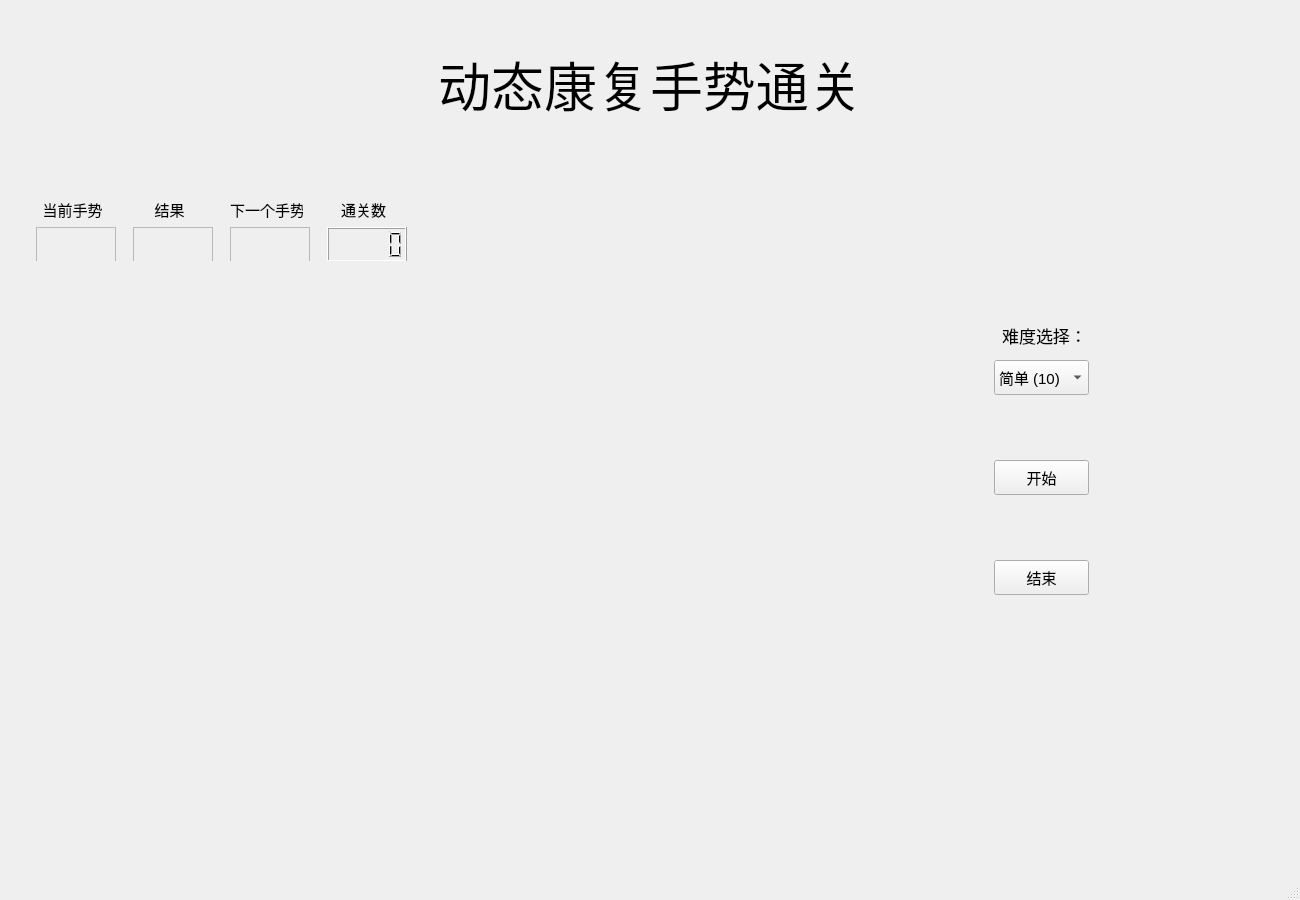
<?xml version="1.0" encoding="UTF-8"?>
<ui version="4.0">
 <class>MainWindow</class>
 <widget class="QMainWindow" name="MainWindow">
  <property name="geometry">
   <rect>
    <x>0</x>
    <y>0</y>
    <width>1300</width>
    <height>900</height>
   </rect>
  </property>
  <property name="windowTitle">
   <string>MainWindow</string>
  </property>
  <widget class="QWidget" name="centralwidget">
   <layout class="QVBoxLayout" name="verticalLayout_9">
    <item>
     <widget class="QWidget" name="widget_Title" native="true">
      <property name="minimumSize">
       <size>
        <width>0</width>
        <height>0</height>
       </size>
      </property>
      <property name="maximumSize">
       <size>
        <width>16777215</width>
        <height>150</height>
       </size>
      </property>
      <layout class="QHBoxLayout" name="horizontalLayout_5">
       <item>
        <spacer name="horizontalSpacer">
         <property name="orientation">
          <enum>Qt::Horizontal</enum>
         </property>
         <property name="sizeHint" stdset="0">
          <size>
           <width>436</width>
           <height>20</height>
          </size>
         </property>
        </spacer>
       </item>
       <item>
        <widget class="QLabel" name="label_Title">
         <property name="font">
          <font>
           <pointsize>40</pointsize>
           <weight>50</weight>
           <bold>false</bold>
          </font>
         </property>
         <property name="text">
          <string>动态康复手势通关</string>
         </property>
         <property name="alignment">
          <set>Qt::AlignCenter</set>
         </property>
        </widget>
       </item>
       <item>
        <spacer name="horizontalSpacer_2">
         <property name="orientation">
          <enum>Qt::Horizontal</enum>
         </property>
         <property name="sizeHint" stdset="0">
          <size>
           <width>436</width>
           <height>20</height>
          </size>
         </property>
        </spacer>
       </item>
      </layout>
     </widget>
    </item>
    <item>
     <widget class="QWidget" name="widget_4" native="true">
      <widget class="QWidget" name="widget_Show" native="true">
       <property name="geometry">
        <rect>
         <x>9</x>
         <y>9</y>
         <width>418</width>
         <height>514</height>
        </rect>
       </property>
       <layout class="QVBoxLayout" name="verticalLayout_7">
        <item>
         <widget class="QWidget" name="widget_Show1" native="true">
          <property name="maximumSize">
           <size>
            <width>400</width>
            <height>90</height>
           </size>
          </property>
          <layout class="QHBoxLayout" name="horizontalLayout_3">
           <item>
            <widget class="QWidget" name="widget_Show11" native="true">
             <layout class="QVBoxLayout" name="verticalLayout_4">
              <item>
               <widget class="QLabel" name="label_Show1">
                <property name="font">
                 <font>
                  <pointsize>11</pointsize>
                 </font>
                </property>
                <property name="text">
                 <string>当前手势</string>
                </property>
                <property name="alignment">
                 <set>Qt::AlignCenter</set>
                </property>
               </widget>
              </item>
              <item>
               <widget class="QTextEdit" name="textEdit_Show1">
                <property name="enabled">
                 <bool>false</bool>
                </property>
                <property name="minimumSize">
                 <size>
                  <width>80</width>
                  <height>35</height>
                 </size>
                </property>
                <property name="maximumSize">
                 <size>
                  <width>80</width>
                  <height>35</height>
                 </size>
                </property>
               </widget>
              </item>
             </layout>
            </widget>
           </item>
           <item>
            <widget class="QWidget" name="widget_Show14" native="true">
             <layout class="QVBoxLayout" name="verticalLayout_10">
              <item>
               <widget class="QLabel" name="label_3">
                <property name="font">
                 <font>
                  <pointsize>11</pointsize>
                 </font>
                </property>
                <property name="text">
                 <string>结果</string>
                </property>
                <property name="alignment">
                 <set>Qt::AlignCenter</set>
                </property>
               </widget>
              </item>
              <item>
               <widget class="QTextEdit" name="textEdit_Show3">
                <property name="enabled">
                 <bool>false</bool>
                </property>
                <property name="minimumSize">
                 <size>
                  <width>80</width>
                  <height>35</height>
                 </size>
                </property>
                <property name="maximumSize">
                 <size>
                  <width>80</width>
                  <height>35</height>
                 </size>
                </property>
               </widget>
              </item>
             </layout>
            </widget>
           </item>
           <item>
            <widget class="QWidget" name="widget_Show12" native="true">
             <layout class="QVBoxLayout" name="verticalLayout_5">
              <item>
               <widget class="QLabel" name="label_Show2">
                <property name="font">
                 <font>
                  <pointsize>11</pointsize>
                 </font>
                </property>
                <property name="text">
                 <string>下一个手势</string>
                </property>
               </widget>
              </item>
              <item>
               <widget class="QTextEdit" name="textEdit_Show2">
                <property name="enabled">
                 <bool>false</bool>
                </property>
                <property name="minimumSize">
                 <size>
                  <width>80</width>
                  <height>35</height>
                 </size>
                </property>
                <property name="maximumSize">
                 <size>
                  <width>80</width>
                  <height>35</height>
                 </size>
                </property>
               </widget>
              </item>
             </layout>
            </widget>
           </item>
           <item>
            <widget class="QWidget" name="widget_Show13" native="true">
             <layout class="QVBoxLayout" name="verticalLayout_6">
              <item>
               <widget class="QLabel" name="label_2">
                <property name="font">
                 <font>
                  <pointsize>11</pointsize>
                 </font>
                </property>
                <property name="text">
                 <string>通关数</string>
                </property>
                <property name="alignment">
                 <set>Qt::AlignCenter</set>
                </property>
               </widget>
              </item>
              <item>
               <widget class="QLCDNumber" name="lcdNumber">
                <property name="minimumSize">
                 <size>
                  <width>80</width>
                  <height>35</height>
                 </size>
                </property>
                <property name="maximumSize">
                 <size>
                  <width>80</width>
                  <height>35</height>
                 </size>
                </property>
               </widget>
              </item>
             </layout>
            </widget>
           </item>
          </layout>
         </widget>
        </item>
        <item>
         <widget class="QWidget" name="widget_Show2" native="true">
          <property name="minimumSize">
           <size>
            <width>400</width>
            <height>400</height>
           </size>
          </property>
          <property name="maximumSize">
           <size>
            <width>400</width>
            <height>400</height>
           </size>
          </property>
         </widget>
        </item>
       </layout>
      </widget>
      <widget class="QWidget" name="widget_2" native="true">
       <property name="geometry">
        <rect>
         <x>440</x>
         <y>90</y>
         <width>701</width>
         <height>451</height>
        </rect>
       </property>
       <layout class="QVBoxLayout" name="verticalLayout_8">
        <item>
         <widget class="QWidget" name="widget_Control" native="true">
          <layout class="QHBoxLayout" name="horizontalLayout_2">
           <item>
            <widget class="QWidget" name="widget_Control_camera" native="true">
             <property name="minimumSize">
              <size>
               <width>400</width>
               <height>400</height>
              </size>
             </property>
             <property name="maximumSize">
              <size>
               <width>400</width>
               <height>400</height>
              </size>
             </property>
             <layout class="QVBoxLayout" name="verticalLayout_3">
              <item>
               <widget class="QLabel" name="label_Camera">
                <property name="enabled">
                 <bool>true</bool>
                </property>
                <property name="minimumSize">
                 <size>
                  <width>400</width>
                  <height>400</height>
                 </size>
                </property>
                <property name="maximumSize">
                 <size>
                  <width>400</width>
                  <height>400</height>
                 </size>
                </property>
                <property name="text">
                 <string/>
                </property>
               </widget>
              </item>
             </layout>
            </widget>
           </item>
           <item>
            <widget class="QWidget" name="widget_Control2" native="true">
             <property name="maximumSize">
              <size>
               <width>200</width>
               <height>400</height>
              </size>
             </property>
             <widget class="QLabel" name="label">
              <property name="geometry">
               <rect>
                <x>80</x>
                <y>40</y>
                <width>101</width>
                <height>31</height>
               </rect>
              </property>
              <property name="minimumSize">
               <size>
                <width>0</width>
                <height>0</height>
               </size>
              </property>
              <property name="maximumSize">
               <size>
                <width>564654</width>
                <height>40</height>
               </size>
              </property>
              <property name="font">
               <font>
                <pointsize>13</pointsize>
               </font>
              </property>
              <property name="text">
               <string>难度选择：</string>
              </property>
              <property name="alignment">
               <set>Qt::AlignCenter</set>
              </property>
             </widget>
             <widget class="QPushButton" name="pushButton_Control2">
              <property name="geometry">
               <rect>
                <x>80</x>
                <y>280</y>
                <width>95</width>
                <height>35</height>
               </rect>
              </property>
              <property name="minimumSize">
               <size>
                <width>95</width>
                <height>35</height>
               </size>
              </property>
              <property name="maximumSize">
               <size>
                <width>95</width>
                <height>35</height>
               </size>
              </property>
              <property name="font">
               <font>
                <pointsize>11</pointsize>
               </font>
              </property>
              <property name="text">
               <string>结束</string>
              </property>
             </widget>
             <widget class="QPushButton" name="pushButton_Control1">
              <property name="geometry">
               <rect>
                <x>80</x>
                <y>180</y>
                <width>95</width>
                <height>35</height>
               </rect>
              </property>
              <property name="minimumSize">
               <size>
                <width>95</width>
                <height>35</height>
               </size>
              </property>
              <property name="maximumSize">
               <size>
                <width>95</width>
                <height>35</height>
               </size>
              </property>
              <property name="font">
               <font>
                <pointsize>11</pointsize>
               </font>
              </property>
              <property name="text">
               <string>开始</string>
              </property>
             </widget>
             <widget class="QComboBox" name="comboBox_Control1">
              <property name="geometry">
               <rect>
                <x>80</x>
                <y>80</y>
                <width>95</width>
                <height>35</height>
               </rect>
              </property>
              <property name="minimumSize">
               <size>
                <width>0</width>
                <height>0</height>
               </size>
              </property>
              <property name="maximumSize">
               <size>
                <width>95</width>
                <height>35</height>
               </size>
              </property>
              <property name="font">
               <font>
                <pointsize>11</pointsize>
               </font>
              </property>
              <item>
               <property name="text">
                <string>简单 (10)</string>
               </property>
              </item>
              <item>
               <property name="text">
                <string>普通 (20)</string>
               </property>
              </item>
              <item>
               <property name="text">
                <string>困难 (30)</string>
               </property>
              </item>
             </widget>
            </widget>
           </item>
          </layout>
         </widget>
        </item>
       </layout>
      </widget>
     </widget>
    </item>
   </layout>
  </widget>
  <widget class="QMenuBar" name="menubar">
   <property name="geometry">
    <rect>
     <x>0</x>
     <y>0</y>
     <width>1300</width>
     <height>23</height>
    </rect>
   </property>
  </widget>
  <widget class="QStatusBar" name="statusbar"/>
 </widget>
 <resources/>
 <connections>
  <connection>
   <sender>pushButton_Control1</sender>
   <signal>clicked()</signal>
   <receiver>MainWindow</receiver>
   <slot>examStart()</slot>
   <hints>
    <hint type="sourcelabel">
     <x>948</x>
     <y>442</y>
    </hint>
    <hint type="destinationlabel">
     <x>583</x>
     <y>-15</y>
    </hint>
   </hints>
  </connection>
  <connection>
   <sender>pushButton_Control2</sender>
   <signal>clicked()</signal>
   <receiver>MainWindow</receiver>
   <slot>examEnd()</slot>
   <hints>
    <hint type="sourcelabel">
     <x>953</x>
     <y>549</y>
    </hint>
    <hint type="destinationlabel">
     <x>517</x>
     <y>-6</y>
    </hint>
   </hints>
  </connection>
 </connections>
 <slots>
  <slot>examStart()</slot>
  <slot>examEnd()</slot>
 </slots>
</ui>
